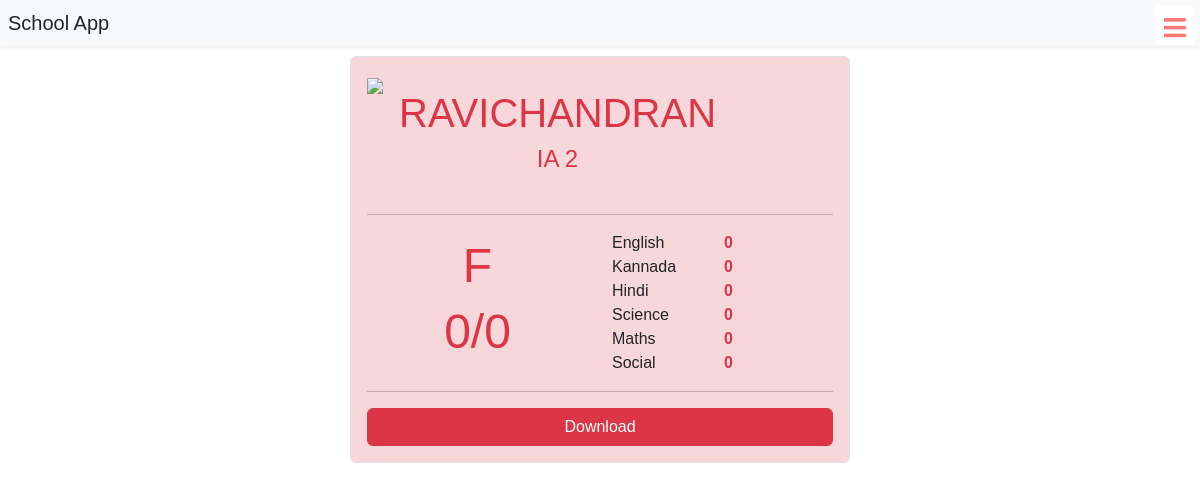
/marks-card/105 (signed in), run on an earlier commit of the app's database.
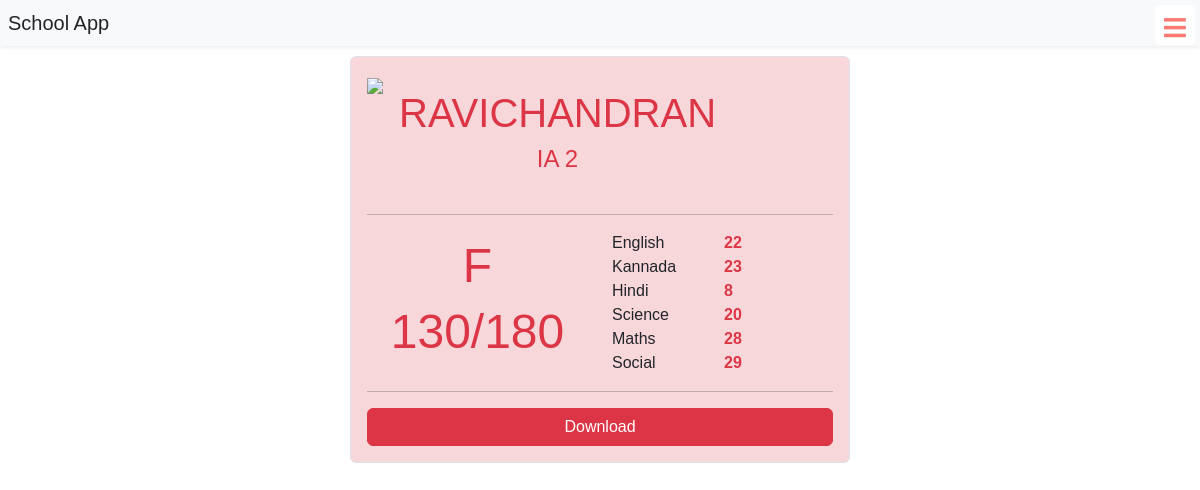
And on a later commit of the database.
### schoolapp/models.py (models this page shows, shortened)
class BasicInfo(models.Model):
    created_at = models.DateTimeField(auto_now_add=True)
    updated_at = models.DateTimeField(auto_now=True)

class TestMarks(BasicInfo):
    test_obj = models.ForeignKey(Test,on_delete=models.CASCADE)
    test_id = models.IntegerField()
    student = models.ForeignKey(StudentDetails,on_delete=models.CASCADE )
    kannada = models.IntegerField(default=0)
    english = models.IntegerField(default=0)
    hindi = models.IntegerField(default=0)
    science = models.IntegerField(default=0)
    maths = models.IntegerField(default=0)
    social = models.IntegerField(default=0)
    total_scored_marks = models.IntegerField(default=0)
    total_marks = models.IntegerField(default=0)
    is_pass = models.BooleanField(default=False)
    grade = models.CharField(max_length=50,default="F")

class StudentDetails(models.Model):
    user_id = models.IntegerField(blank = True, null=True)
    profile_image = models.ImageField(upload_to='media/profile',blank=True,null=True)
    student = models.OneToOneField(User, on_delete=models.CASCADE)
    full_name = models.CharField(max_length=100)
    roll_no = models.CharField(max_length=100)
    stu_class = models.IntegerField()
    date_of_birth = models.DateField( blank=True, null=True)
    gender = models.CharField(max_length=10,blank=True, null=True)
    street = models.CharField(max_length=100, blank=True, null=True )
    city = models.CharField(max_length=50, blank=True, null=True )
    state = models.CharField(max_length=50, blank=True, null=True )
    zip_code = models.CharField(max_length=10, blank=True, null=True )
    phone_number = models.CharField(max_length=15, blank=True, null=True )
    email = models.EmailField(blank=True, null=True )
    father_name = models.CharField(max_length=50, blank=True, null=True )
    father_contact = models.CharField(max_length=15, blank=True, null=True )
    mother_name = models.CharField(max_length=50, blank=True, null=True )
    mother_contact = models.CharField(max_length=15, blank=True, null=True )# Contact Information
    phone_number = models.CharField(max_length=15, blank=True, null=True)
    email = models.EmailField(blank=True, null=True)
    father_name = models.CharField(max_length=50, blank=True, null=True)
    father_contact = models.CharField(max_length=15, blank=True, null=True)
    mother_name = models.CharField(max_length=50, blank=True, null=True)
    mother_contact = models.CharField(max_length=15, blank=True, null=True)
    def __str__(self):
        return str(self.full_name)

class Test(BasicInfo):
    title = models.CharField(max_length=255)
    test_for = models.IntegerField()
    total_marks = models.IntegerField(default=0)
    description = models.TextField()
    start_at = models.DateTimeField(default = datetime.now())
    is_ready = models.BooleanField(default = False)

### schoolapp/views.py (the view)
# urls.py: path("marks-card/<int:id>",views.marks_card,name="marks_card"),
@login_required(login_url="signin")
def marks_card(request,id):
    test = TestMarks.objects.get(id=id)
    context = {
        "test":test
    }
    return render(request,"marks-card.html",context=context)

### templates/marks-card.html (shortened to what the changed rows need)
{% extends "base.html" %}
{% load static %}
{% block body %}
<div class="container" style="margin-top: 2rem;">
   <div class="d-flex justify-content-center align-items-center flex-column">
      {% if test.is_pass %}
      <div class="marks-card bg-success-subtle img-thumbnail p-3">
         <div class="marks-card-head d-flex">
            <div class="left-container">
               <img src="https://cdn-icons-png.flaticon.com/128/5454/5454607.png" class="w-100">
            </div>
            <div class="right-container p-3 text-success">
               <h1 class="text-uppercase">{{test.student}}</h1>
               <h4 class="text-center text-uppercase">{{test.test_obj.title}}</h4>
            </div>
         </div>
         <hr>
         <div class="marks-card-body">
            <div class="row">
               <div class="col-12 col-md-6 ">
                  <div class="d-flex flex-column justify-content-center align-items-center h-100">
                     <h3 class="marks text-success">{{test.grade}}</h3>
                     <h3 class="marks text-success">{{test.total_scored_marks}}/{{test.total_marks}}</h3>
                  </div>
               </div>
               <div class="col-12 col-md-6">
                  <div class="">
                     <table class="m-auto m-md-0">
                        <tr>
                           <td>English</td>
                           <td class="ps-5 text-success fw-bold">{{test.english}}</td>
                        </tr>
                        <tr>
                           <td>Kannada</td>
                           <td class="ps-5 text-success fw-bold">{{test.kannada}}</td>
                        </tr>
                        <tr>
                           <td>Hindi</td>
                           <td class="ps-5 text-success fw-bold">{{test.hindi}}</td>
                        </tr>
                        <tr>
                           <td>Science</td>
                           <td class="ps-5 text-success fw-bold">{{test.science}}</td>
                        </tr>
                        <tr>
                           <td>Maths</td>
                           <td class="ps-5 text-success fw-bold">{{test.maths}}</td>
                        </tr>
                        <tr>
                           <td>Social</td>
                           <td class="ps-5 text-success fw-bold">{{test.social}}</td>
                        </tr>
                     </table>
                  </div>
               </div>
            </div>
         </div>
         <hr>
         <div id="btn1">
            <button onclick="window.print()" class="btn btn-success w-100">Download</button>
         </div>
      </div>
{% else %}
      <div class="marks-card bg-danger-subtle img-thumbnail p-3">
         <div class="marks-card-head d-flex">
            <div class="left-container">
               <img src="https://cdn-icons-png.flaticon.com/128/1770/1770579.png" class="w-100">
            </div>
            <div class="right-container p-3 text-danger">
               <h1 class="text-uppercase">{{test.student}}</h1>
               <h4 class="text-center text-uppercase">{{test.test_obj.title}}</h4>
            </div>
         </div>
         <hr>
         <div class="marks-card-body">
            <div class="row">
               <div class="col-12 col-md-6 ">
                  <div class="d-flex flex-column justify-content-center align-items-center h-100">
                     <h3 class="marks text-danger">F</h3>
                     <h3 class="marks text-danger">{{test.total_scored_marks}}/{{test.total_marks}}</h3>
                  </div>
               </div>
               <div class="col-12 col-md-6">
                  <div class="">
                     <table class="m-auto m-md-0">
                        <tr>
                           <td>English</td>
                           <td class="ps-5 text-danger fw-bold">{{test.english}}</td>
                        </tr>
                        <tr>
                           <td>Kannada</td>
                           <td class="ps-5 text-danger fw-bold">{{test.kannada}}</td>
                        </tr>
                        <tr>
                           <td>Hindi</td>
                           <td class="ps-5 text-danger fw-bold">{{test.hindi}}</td>
                        </tr>
                        <tr>
                           <td>Science</td>
                           <td class="ps-5 text-danger fw-bold">{{test.science}}</td>
                        </tr>
                        <tr>
                           <td>Maths</td>
                           <td class="ps-5 text-danger fw-bold">{{test.maths}}</td>
                        </tr>
                        <tr>
                           <td>Social</td>
                           <td class="ps-5 text-danger fw-bold">{{test.social}}</td>
                        </tr>
                     </table>
                  </div>
               </div>
            </div>
         </div>
         <hr>
         <div id="btn2">
            <button onclick="window.print()" class="btn btn-danger w-100">Download</button>
         </div>
      </div>
{% endif %}
   </div>
</div>
{% endblock %}

What changed in the data, as far as the page shows it:
changed TestMarks "RAVICHANDRAN": total_scored_marks "0" → "130"; total_marks "0" → "180"; english "0" → "22"; kannada "0" → "23"; hindi "0" → "8"; science "0" → "20"; maths "0" → "28"; social "0" → "29"
